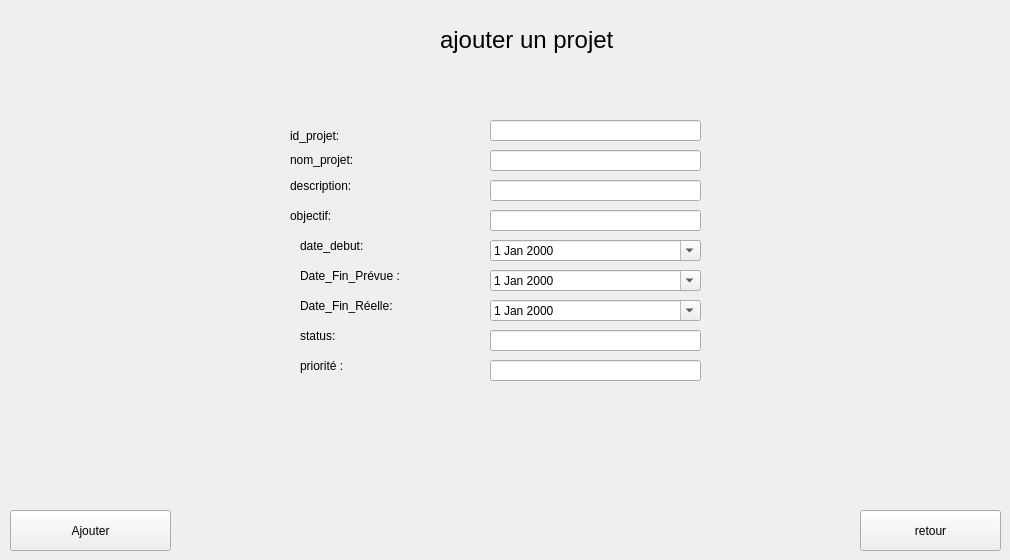
         <widget class="QWidget" name="page_20">
          <widget class="QLabel" name="label_10">
           <property name="geometry">
            <rect>
             <x>400</x>
             <y>-70</y>
             <width>231</width>
             <height>61</height>
            </rect>
           </property>
           <property name="text">
            <string>&lt;html&gt;&lt;head/&gt;&lt;body&gt;&lt;p&gt;&lt;span style=&quot; font-size:18pt;&quot;&gt;ajouter un projet&lt;/span&gt;&lt;/p&gt;&lt;/body&gt;&lt;/html&gt;</string>
           </property>
          </widget>
          <widget class="QLabel" name="LblTo_54">
           <property name="geometry">
            <rect>
             <x>290</x>
             <y>200</y>
             <width>201</width>
             <height>31</height>
            </rect>
           </property>
           <property name="text">
            <string>objectif:</string>
           </property>
          </widget>
          <widget class="QLineEdit" name="lineEdit_41">
           <property name="geometry">
            <rect>
             <x>490</x>
             <y>120</y>
             <width>211</width>
             <height>21</height>
            </rect>
           </property>
          </widget>
          <widget class="QLabel" name="LblTo_55">
           <property name="geometry">
            <rect>
             <x>300</x>
             <y>260</y>
             <width>201</width>
             <height>31</height>
            </rect>
           </property>
           <property name="text">
            <string>Date_Fin_Prévue :</string>
           </property>
          </widget>
          <widget class="QPushButton" name="btnRetour_5">
           <property name="geometry">
            <rect>
             <x>860</x>
             <y>510</y>
             <width>141</width>
             <height>41</height>
            </rect>
           </property>
           <property name="text">
            <string>retour</string>
           </property>
          </widget>
          <widget class="QLabel" name="LblTo_56">
           <property name="geometry">
            <rect>
             <x>300</x>
             <y>320</y>
             <width>201</width>
             <height>31</height>
            </rect>
           </property>
           <property name="text">
            <string>status:</string>
           </property>
          </widget>
          <widget class="QLabel" name="LblTo_57">
           <property name="geometry">
            <rect>
             <x>290</x>
             <y>120</y>
             <width>201</width>
             <height>31</height>
            </rect>
           </property>
           <property name="text">
            <string>id_projet:</string>
           </property>
          </widget>
          <widget class="QLabel" name="LblTo_58">
           <property name="geometry">
            <rect>
             <x>300</x>
             <y>290</y>
             <width>201</width>
             <height>31</height>
            </rect>
           </property>
           <property name="text">
            <string>Date_Fin_Réelle:</string>
           </property>
          </widget>
          <widget class="QLabel" name="LblTo_59">
           <property name="geometry">
            <rect>
             <x>300</x>
             <y>230</y>
             <width>201</width>
             <height>31</height>
            </rect>
           </property>
           <property name="text">
            <string>date_debut:</string>
           </property>
          </widget>
          <widget class="QLabel" name="LblTo_60">
           <property name="geometry">
            <rect>
             <x>290</x>
             <y>150</y>
             <width>171</width>
             <height>20</height>
            </rect>
           </property>
           <property name="text">
            <string>nom_projet:</string>
           </property>
          </widget>
          <widget class="QLabel" name="LblTo_61">
           <property name="geometry">
            <rect>
             <x>300</x>
             <y>350</y>
             <width>201</width>
             <height>31</height>
            </rect>
           </property>
           <property name="text">
            <string>priorité :</string>
           </property>
          </widget>
          <widget class="QPushButton" name="btnAjouter_8">
           <property name="geometry">
            <rect>
             <x>10</x>
             <y>510</y>
             <width>161</width>
             <height>41</height>
            </rect>
           </property>
           <property name="text">
            <string>Ajouter</string>
           </property>
          </widget>
          <widget class="QDateEdit" name="DateTo_18">
           <property name="geometry">
            <rect>
             <x>490</x>
             <y>240</y>
             <width>211</width>
             <height>21</height>
            </rect>
           </property>
           <property name="calendarPopup">
            <bool>true</bool>
           </property>
          </widget>
          <widget class="QLabel" name="LblTo_62">
           <property name="geometry">
            <rect>
             <x>290</x>
             <y>170</y>
             <width>201</width>
             <height>31</height>
            </rect>
           </property>
           <property name="text">
            <string>description:</string>
           </property>
          </widget>
          <widget class="QLineEdit" name="lineEdit_43">
           <property name="geometry">
            <rect>
             <x>490</x>
             <y>150</y>
             <width>211</width>
             <height>21</height>
            </rect>
           </property>
          </widget>
          <widget class="QLineEdit" name="lineEdit_44">
           <property name="geometry">
            <rect>
             <x>490</x>
             <y>180</y>
             <width>211</width>
             <height>21</height>
            </rect>
           </property>
          </widget>
          <widget class="QLineEdit" name="lineEdit_42">
           <property name="geometry">
            <rect>
             <x>490</x>
             <y>210</y>
             <width>211</width>
             <height>21</height>
            </rect>
           </property>
          </widget>
          <widget class="QLineEdit" name="lineEdit_47">
           <property name="geometry">
            <rect>
             <x>490</x>
             <y>360</y>
             <width>211</width>
             <height>21</height>
            </rect>
           </property>
          </widget>
          <widget class="QLineEdit" name="lineEdit_48">
           <property name="geometry">
            <rect>
             <x>490</x>
             <y>330</y>
             <width>211</width>
             <height>21</height>
            </rect>
           </property>
          </widget>
          <widget class="QDateEdit" name="DateTo_19">
           <property name="geometry">
            <rect>
             <x>490</x>
             <y>270</y>
             <width>211</width>
             <height>21</height>
            </rect>
           </property>
           <property name="calendarPopup">
            <bool>true</bool>
           </property>
          </widget>
          <widget class="QDateEdit" name="DateTo_20">
           <property name="geometry">
            <rect>
             <x>490</x>
             <y>300</y>
             <width>211</width>
             <height>21</height>
            </rect>
           </property>
           <property name="calendarPopup">
            <bool>true</bool>
           </property>
          </widget>
          <widget class="QLabel" name="label_11">
           <property name="geometry">
            <rect>
             <x>440</x>
             <y>10</y>
             <width>231</width>
             <height>61</height>
            </rect>
           </property>
           <property name="text">
            <string>&lt;html&gt;&lt;head/&gt;&lt;body&gt;&lt;p&gt;&lt;span style=&quot; font-size:18pt;&quot;&gt;ajouter un projet&lt;/span&gt;&lt;/p&gt;&lt;/body&gt;&lt;/html&gt;</string>
           </property>
          </widget>
         </widget>
